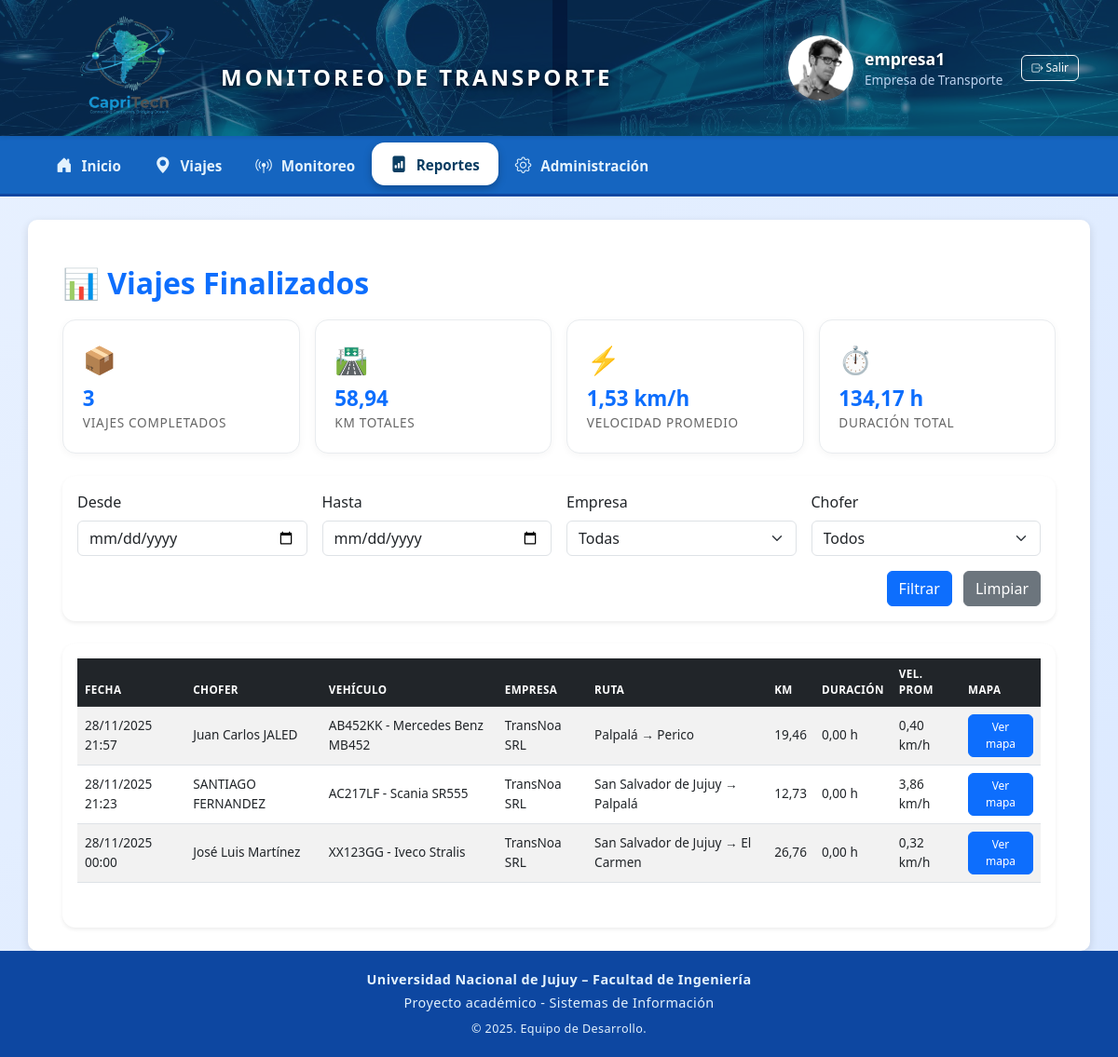
Page /reportes/viajes-completados/ (signed in) on the committed database.
### transporte/models.py (models this page shows, shortened)
class Usuario(AbstractUser):
    ROLES = [
        ('ADMIN', 'Administrador'),
        ('EMPRESA', 'Empresa de Transporte'),
        ('CHOFER', 'Chofer'),
        ('FRONTERA', 'Agente de Frontera'),
    ]
    rol = models.CharField(max_length=20, choices=ROLES, default='EMPRESA')
    photo = models.ImageField(upload_to='profiles/', blank=True, null=True)

class Viaje(models.Model):
    ESTADOS = [
        ("PROGRAMADO", "Programado"),
        ("EN_CURSO", "En curso"),
        ("FINALIZADO", "Finalizado"),
        ("CANCELADO", "Cancelado"),
    ]
    id = models.UUIDField(primary_key=True, default=uuid.uuid4, editable=False)
    empresa = models.ForeignKey(Empresa, on_delete=models.CASCADE, related_name="viajes")
    chofer = models.ForeignKey(Chofer, on_delete=models.CASCADE, related_name="viajes")
    vehiculo = models.ForeignKey(Vehiculo, on_delete=models.CASCADE, related_name="viajes")
    carga = models.ForeignKey(Carga, on_delete=models.CASCADE, related_name="viajes")
    origen = models.CharField(max_length=150)
    destino = models.CharField(max_length=150)
    lat_origen = models.DecimalField(max_digits=9, decimal_places=6, null=True, blank=True)
    lon_origen = models.DecimalField(max_digits=9, decimal_places=6, null=True, blank=True)
    lat_destino = models.DecimalField(max_digits=9, decimal_places=6, null=True, blank=True)
    lon_destino = models.DecimalField(max_digits=9, decimal_places=6, null=True, blank=True)
    fecha_salida = models.DateTimeField()
    fecha_llegada_estimada = models.DateTimeField()
    fecha_llegada_real = models.DateTimeField(null=True, blank=True)
    estado = models.CharField(max_length=20, choices=ESTADOS, default="PROGRAMADO")
    ubicacion_actual = models.CharField(max_length=200, blank=True, null=True)
    codigo_qr = models.ImageField(upload_to="qrcodes/", blank=True, null=True)
    distancia_km = models.FloatField(default=0)
    kilometros_recorridos = models.FloatField(default=0)
    duracion_horas = models.FloatField(default=0)
    tiempo_total_horas = models.FloatField(default=0)
    consumo_promedio = models.FloatField(default=0, help_text="Litros por 100 km")
    velocidad_promedio = models.FloatField(default=0, help_text="km/h")
    costo_estimado = models.FloatField(default=0)
    costo_combustible = models.FloatField(default=0, help_text="Costo total de combustible en USD")
    litros_consumidos = models.FloatField(default=0, help_text="Litros de combustible utilizados en el viaje")
    precio_combustible = models.FloatField(default=1.5, help_text="Precio por litro en USD")

class Chofer(models.Model):
    nombre = models.CharField(max_length=100)
    apellido = models.CharField(max_length=100)
    documento = models.CharField(max_length=15, unique=True)
    licencia_nro = models.CharField(max_length=30)
    empresa = models.ForeignKey(Empresa, on_delete=models.CASCADE, related_name='choferes')
    def __str__(self):
        return f"{self.nombre} {self.apellido}"

class Vehiculo(models.Model):
    patente = models.CharField(max_length=10, unique=True)
    marca = models.CharField(max_length=50)
    modelo = models.CharField(max_length=50)
    capacidad = models.FloatField(help_text="Capacidad máxima en toneladas")
    consumo_promedio = models.FloatField(default=0, help_text="Consumo estimado (litros/km)")
    costo_km = models.FloatField(default=0, help_text="Costo operativo por km en ARS")
    empresa = models.ForeignKey(Empresa, on_delete=models.CASCADE, related_name='vehiculos')
    estado = models.CharField(max_length=20, choices=[
        ('activo', 'Activo'),
        ('mantenimiento', 'En mantenimiento'),
        ('inactivo', 'Inactivo')
    ], default='activo')
    fecha_alta = models.DateField(auto_now_add=True)
    def __str__(self):
        return f"{self.patente} - {self.marca} {self.modelo}"

class Empresa(models.Model):
    nombre = models.CharField(max_length=150)
    cuit = models.CharField(max_length=20, unique=True)
    direccion = models.CharField(max_length=200, blank=True)
    contacto = models.CharField(max_length=100, blank=True)
    usuario = models.OneToOneField(Usuario, on_delete=models.CASCADE, related_name='empresa')
    def __str__(self):
        return self.nombre

### transporte/views.py (the view)
# urls.py: path("reportes/viajes-completados/", views.reporte_viajes_completados, name="reporte_viajes_completados"),
def reporte_viajes_completados(request):
    viajes = Viaje.objects.filter(estado="FINALIZADO").order_by("-fecha_salida")
    empresas = Empresa.objects.all()
    choferes = Chofer.objects.all()
    fecha_desde = request.GET.get("desde")
    fecha_hasta = request.GET.get("hasta")
    empresa_id = request.GET.get("empresa")
    chofer_id = request.GET.get("chofer")
    if fecha_desde:
        viajes = viajes.filter(fecha_salida__date__gte=parse_date(fecha_desde))
    if fecha_hasta:
        viajes = viajes.filter(fecha_salida__date__lte=parse_date(fecha_hasta))
    if empresa_id and empresa_id != "0":
        viajes = viajes.filter(empresa_id=empresa_id)
    if chofer_id and chofer_id != "0":
        viajes = viajes.filter(chofer_id=chofer_id)
    total_viajes = viajes.count()
    total_km = viajes.aggregate(total=Sum("kilometros_recorridos"))["total"] or 0
    vel_prom_global = viajes.aggregate(prom=Avg("velocidad_promedio"))["prom"] or 0
    duracion_prom_global = viajes.aggregate(prom=Avg("duracion_horas"))["prom"] or 0
    duracion_global = viajes.aggregate(total=Sum("tiempo_total_horas"))["total"] or 0
    context = {
        "viajes": viajes,
        "empresas": empresas,
        "choferes": choferes,
        "fecha_desde": fecha_desde,
        "fecha_hasta": fecha_hasta,
        "empresa_id": empresa_id,
        "chofer_id": chofer_id,
        "total_viajes": total_viajes,
        "total_km": total_km,
        "vel_prom_global": vel_prom_global,
        "duracion_prom_global": duracion_prom_global,
        "duracion_global": duracion_global,
    }
    return render(request, "reportes/reporte_viajes_completados.html", context)

### transporte/templates/reportes/reporte_viajes_completados.html (shortened to what this page needs)
{% extends 'transporte/base.html' %}
{% block content %}
<div class="container mt-4">
    <h2 class="text-primary">📊 Viajes Finalizados</h2>
    <div class="row g-3 mb-4">
        <div class="col-md-3">
            <div class="kpi-card">
                <div class="icon-box">📦</div>
                <div class="kpi-value">{{ total_viajes }}</div>
                <div class="kpi-label">Viajes completados</div>
            </div>
        </div>
        <div class="col-md-3">
            <div class="kpi-card">
                <div class="icon-box">🛣️</div>
                <div class="kpi-value">{{ total_km|floatformat:2 }}</div>
                <div class="kpi-label">Km totales</div>
            </div>
        </div>
        <div class="col-md-3">
            <div class="kpi-card">
                <div class="icon-box">⚡</div>
                <div class="kpi-value">{{ vel_prom_global|floatformat:2 }} km/h</div>
                <div class="kpi-label">Velocidad Promedio</div>
            </div>
        </div>
        <div class="col-md-3">
            <div class="kpi-card">
                <div class="icon-box">⏱️</div>
                <div class="kpi-value">{{ duracion_global|floatformat:2 }} h</div>
                <div class="kpi-label">Duración Total</div>
            </div>
        </div>
    </div>
    <form method="get" class="card card-body mb-4 shadow-sm">
        <div class="row g-3">
            <div class="col-md-3">
                <label class="form-label">Desde</label>
                <input type="date" name="desde" class="form-control" value="{{ fecha_desde }}">
            </div>
            <div class="col-md-3">
                <label class="form-label">Hasta</label>
                <input type="date" name="hasta" class="form-control" value="{{ fecha_hasta }}">
            </div>
            <div class="col-md-3">
                <label class="form-label">Empresa</label>
                <select name="empresa" class="form-select">
                    <option value="0">Todas</option>
                </select>
            </div>
            <div class="col-md-3">
                <label class="form-label">Chofer</label>
                <select name="chofer" class="form-select">
                    <option value="0">Todos</option>
                </select>
            </div>
        </div>
        <div class="text-end mt-3">
            <button class="btn btn-primary me-2">Filtrar</button>
            <a href="{% url 'reporte_viajes_completados' %}" class="btn btn-secondary">Limpiar</a>
        </div>
    </form>
    <div class="card shadow-sm">
        <div class="card-body">
            <table class="table table-striped table-hover align-middle">
                <thead class="table-dark">
                    <tr>
                        <th>Fecha</th>
                        <th>Chofer</th>
                        <th>Vehículo</th>
                        <th>Empresa</th>
                        <th>Ruta</th>
                        <th>Km</th>
                        <th>Duración</th>
                        <th>Vel. Prom</th>
                        <th>Mapa</th>
                    </tr>
                </thead>
                <tbody>
                {% for v in viajes %}
                    <tr>
                        <td>{{ v.fecha_salida|date:"d/m/Y H:i" }}</td>
                        <td>{{ v.chofer }}</td>
                        <td>{{ v.vehiculo }}</td>
                        <td>{{ v.empresa }}</td>
                        <td>{{ v.origen }} → {{ v.destino }}</td>
                        <td>{{ v.kilometros_recorridos|floatformat:2 }}</td>
                        <td>{{ v.duracion_horas|floatformat:2 }} h</td>
                        <td>{{ v.velocidad_promedio|floatformat:2 }} km/h</td>
                        <td>
                            <a href="{% url 'ver_mapa_viaje' v.id %}"
                               class="btn btn-sm btn-primary">Ver mapa</a>
                        </td>
                    </tr>
                {% empty %}
                    <tr>
                        <td colspan="9" class="text-center py-3 text-muted">
                            No hay viajes finalizados con esos filtros
                        </td>
                    </tr>
                {% endfor %}
                </tbody>
            </table>
            <div class="d-flex justify-content-center mt-3">
            </div>
        </div>
    </div>
</div>
{% endblock %}

### transporte/templates/transporte/base.html (shortened to what this page needs)
{% load static %}
<!DOCTYPE html>
<html lang="es">
<head>
    <link href="https://cdn.jsdelivr.net/npm/bootstrap@5.3.0/dist/css/bootstrap.min.css" rel="stylesheet">
    <link rel="stylesheet" href="https://unpkg.com/leaflet@1.9.4/dist/leaflet.css">
    <link rel="stylesheet" href="https://cdn.jsdelivr.net/npm/bootstrap-icons@1.11.0/font/bootstrap-icons.css">
    <link rel="stylesheet" href="https://cdn.jsdelivr.net/npm/swiper@11/swiper-bundle.min.css" />
</head>
<body>
{% if user.is_authenticated %}
<nav class="navbar navbar-expand-lg navbar-main watermark-header shadow-sm">
    <div class="container d-flex justify-content-between align-items-center">
        <div class="d-flex align-items-center">
            <a href="{% url 'home' %}" class="d-flex align-items-center text-decoration-none text-white">
                <img src="{% static 'img/logo_capritech.png' %}"
                     alt="CapriTech Logo"
                     style="height: 130px; width: auto;">
                <span class="header-title">MONITOREO DE TRANSPORTE</span>
            </a>
        </div>
        <div class="d-flex align-items-center">
<div class="header-userbox">
    {% if user.photo %}
    <img src="{{ user.photo.url }}">
    {% else %}
    <img src="{% static 'img/default.jpg' %}">
    {% endif %}
    <div>
        <div class="header-username">{{ user.username }}</div>
        <div class="header-userrole">{{ user.get_rol_display }}</div>
    </div>
</div>
            <form id="logout-form" method="post" action="{% url 'logout' %}">
                <button type="submit" class="btn btn-outline-light btn-sm">
                    <i class="bi bi-box-arrow-right"></i> Salir
                </button>
            </form>
        </div>
    </div>
</nav>
<nav class="submenu">
    <div class="container">
        <ul class="nav">
            <li class="nav-item">
                <a class="nav-link {% if request.resolver_match.url_name == 'home' %}active{% endif %}"
                   href="{% url 'home' %}">
                    <i class="bi bi-house-door-fill"></i> Inicio
                </a>
            </li>
            <li class="nav-item">
                <a class="nav-link {% if request.resolver_match.url_name == 'viaje_list' %}active{% endif %}"
                   href="{% url 'viaje_list' %}">
                    <i class="bi bi-geo-alt-fill"></i> Viajes
                </a>
            </li>
            <li class="nav-item">
                <a class="nav-link {% if request.resolver_match.url_name == 'monitoreo_demo' %}active{% endif %}"
                   href="{% url 'monitoreo_demo' %}">
                    <i class="bi bi-broadcast-pin"></i> Monitoreo
                </a>
            </li>
            <li class="nav-item">
                <a class="nav-link {% if request.resolver_match.url_name == 'reporte_viajes_completados' %}active{% endif %}"
                   href="{% url 'reporte_viajes_completados' %}">
                    <i class="bi bi-file-bar-graph-fill"></i> Reportes
                </a>
            </li>
            <li class="nav-item">
                <a class="nav-link {% if request.resolver_match.url_name == 'admin:index' %}active{% endif %}"
                   href="/admin/">
                    <i class="bi bi-gear"></i> Administración
                </a>
            </li>
        </ul>
    </div>
</nav>
<div class="container main-container">
    {% block content %}{% endblock %}
</div>
{% else %}
{% block auth_content %}{% endblock %}
{% endif %}
<footer class="text-center">
    <p class="mb-1 fw-bold">Universidad Nacional de Jujuy – Facultad de Ingeniería</p>
    <p class="mb-0">Proyecto académico - Sistemas de Información</p>
    <small class="d-block mt-2">© 2025. Equipo de Desarrollo.</small>
</footer>
</body>
</html>

### transporte/templates/reportes/reporte_viajes_completados.html (style rules this page uses)
h2 { font-weight: 600; margin-bottom: 1.2rem; }
.kpi-card { border-radius: 14px; padding: 1.3rem; background: #ffffff; border: 1px solid #e9ecef; box-shadow: 0 2px 8px rgba(0,0,0,0.04); transition: 0.2s ease; }
.kpi-value { font-size: 1.4rem; font-weight: 600; color: #0d6efd; }
.kpi-label { font-size: .85rem; color: #666; text-transform: uppercase; letter-spacing: 0.7px; }
.icon-box { font-size: 1.8rem; color: #198754; margin-bottom: 0.2rem; }
.card { border: none; border-radius: 14px; }
.table thead th { font-size: 0.73rem; letter-spacing: 0.4px; text-transform: uppercase; }
tbody td { font-size: 0.85rem; }
.btn-sm { border-radius: 6px; padding: 4px 10px; font-size: .75rem; }

### rows in the picture
Usuario: username "empresa1", rol "Empresa de Transporte"
Viaje: fecha_salida "28/11/2025 21:57", chofer "Juan Carlos JALED", vehiculo "AB452KK - Mercedes Benz MB452", empresa "TransNoa SRL", origen "Palpalá", destino "Perico", kilometros_recorridos "19,46", duracion_horas "0,00", velocidad_promedio "0,40"
Viaje: fecha_salida "28/11/2025 21:23", chofer "SANTIAGO FERNANDEZ", vehiculo "AC217LF - Scania SR555", empresa "TransNoa SRL", origen "San Salvador de Jujuy", destino "Palpalá", kilometros_recorridos "12,73", duracion_horas "0,00", velocidad_promedio "3,86"
Viaje: fecha_salida "28/11/2025 00:00", chofer "José Luis Martínez", vehiculo "XX123GG - Iveco Stralis", empresa "TransNoa SRL", origen "San Salvador de Jujuy", destino "El Carmen", kilometros_recorridos "26,76", duracion_horas "0,00", velocidad_promedio "0,32"

### other values in the picture
{{ total_viajes }} "3"
{{ total_km|floatformat:2 }} "58,94"
{{ vel_prom_global|floatformat:2 }} "1,53"
{{ duracion_global|floatformat:2 }} "134,17"
